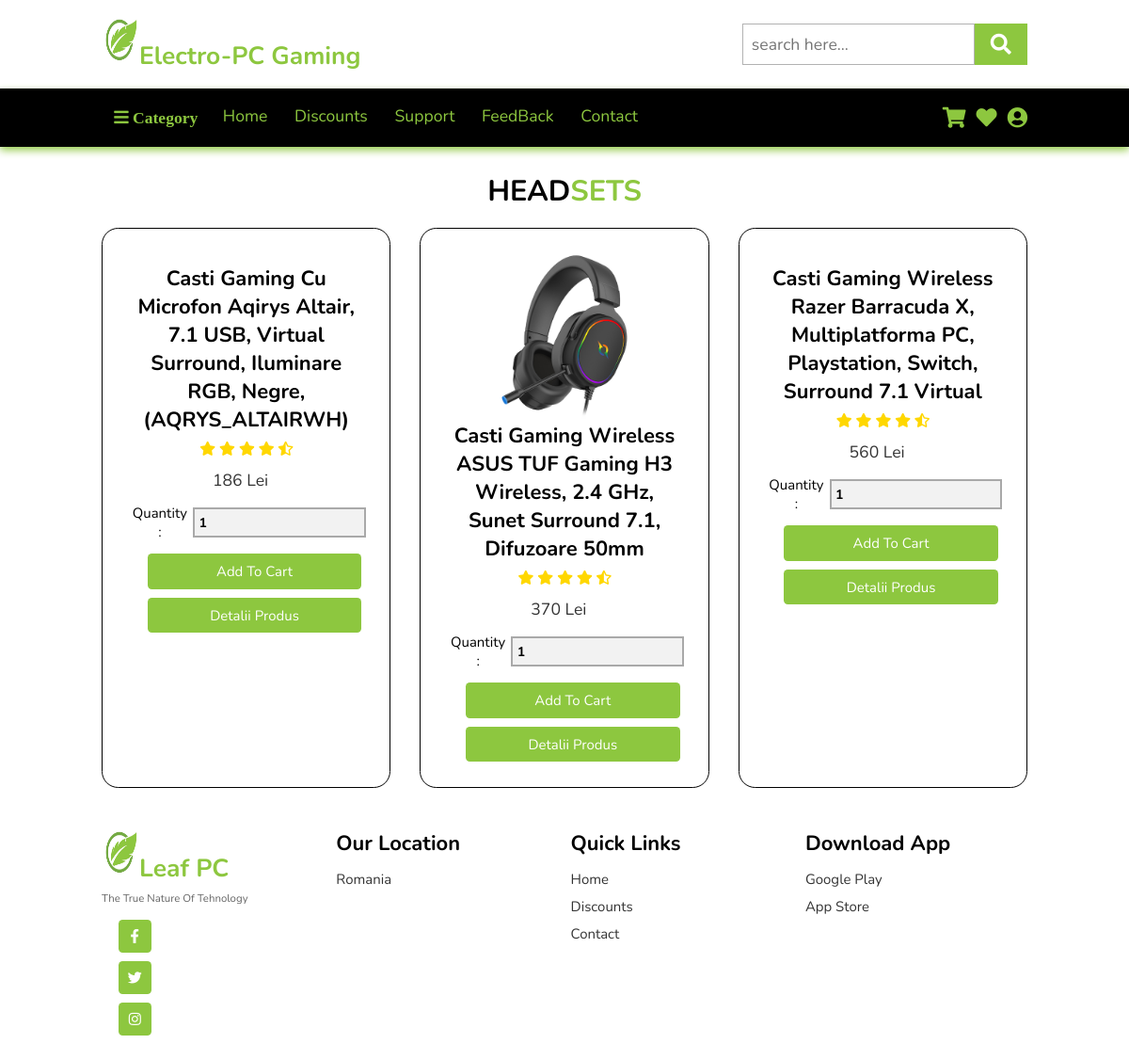
Page /headsets.php (signed in) on the committed database.
### tables this page shows
CREATE TABLE `headsets` (
  `name` varchar(255) DEFAULT NULL,
  `price` int(11) DEFAULT NULL,
  `image` varchar(255) DEFAULT NULL,
  `id` int(11) NOT NULL
);

### p.headsets.php (the view, shortened to what this page needs)
<?php
   $select_product = mysqli_query($conn, "SELECT * FROM `headsets`") or die('query failed');
   if(mysqli_num_rows($select_product) > 0){
      while($fetch_product = mysqli_fetch_assoc($select_product)){
?>
<div class="box">
   <form method="post" action="">
         <img src="<?php echo $fetch_product['image']; ?>" alt="">
         <h3><div class="name"><?php echo $fetch_product['name']; ?></div></h3>
         <div class="stars">
                <i class="fas fa-star"></i>
                <i class="fas fa-star"></i>
                <i class="fas fa-star"></i>
                <i class="fas fa-star"></i>
                <i class="fas fa-star-half-alt"></i>
            </div>
         <div class="price"><?php echo $fetch_product['price']; ?> Lei<span></span></div>
      <div class="quantity">
         <span>quantity : </span>
         <input type="number" min="1" name="product_quantity" value="1">
      </div>
         <input type="submit" value="add to cart" name="add_to_cart" class="btn">
   </form>
   <form method="post" action="product.headsets.php">
         <input type="submit" value="Detalii produs" name="view_product" class="btn">
   </form>
</div>
<?php
      };
};
?>

### css/style-0.css (style rules this page uses)
:root { --green:rgb(141, 199, 63); --black:black; --white:white; --gray:lightgray; }
* { font-family: 'Nunito', sans-serif; margin:0; padding:0; box-sizing: border-box; outline: none; border:none; text-decoration: none; text-transform: capitalize; transition: all .2s linear; }
html { font-size: 62.5%; overflow-x: hidden; scroll-padding-top: 6.5rem; scroll-behavior: smooth; }
.btn { display: block; border-radius: .5rem; width: 90%; margin-top: 1rem; margin-left: 2rem; background:var(--green); color:#fff; padding:1rem 3rem; font-size: 1.7rem; text-align: center; cursor: pointer; }
.product .box-container .box { flex:1 1 30rem; text-align: center; padding: 3rem; border: .2rem solid; border-color: var(--black); border-radius: 2rem; overflow: hidden; position: relative; }
.product .box-container .box img { height: 20rem; }
.product .box-container .box h3 { color:var(--black); font-size: 2.5rem; }
.product .box-container .box .price { font-size: 2rem; color:#333; padding:.5rem 0; }
.product .box-container .box .price span { font-size: 1.5rem; color:#999; text-decoration: line-through; }
.product .box-container .box .quantity { display: flex; align-items: center; justify-content: center; padding-top: 1rem; padding-bottom: .5rem; }
.product .box-container .box span { padding:0 .7rem; font-size: 1.7rem; }
.product .box-container .box input[type="number"] { border:.3rem solid rgba(0,0,0,.3); font-size: 1.6rem; font-weight: bolder; color:var(--black); padding:.5rem; background:rgba(0,0,0,.05); }
.product .box-container .box .btn { display: inline-block; }
.product .box-container .box .stars i { padding:1rem .1rem; font-size: 1.7rem; color:gold; }
@media (max-width:1200px) { html { font-size: 55%; } }

### rows in the picture
headsets: name "Casti Gaming Cu Microfon Aqirys Altair, 7.1 USB, Virtual Surround, Iluminare RGB, Negre, (AQRYS_ALTAIRWH)", price "186"
headsets: image (picture), name "Casti Gaming Wireless ASUS TUF Gaming H3 Wireless, 2.4 GHz, Sunet Surround 7.1, Difuzoare 50mm", price "370"
headsets: name "Casti Gaming Wireless Razer Barracuda X, Multiplatforma PC, Playstation, Switch, Surround 7.1 Virtual", price "560"
